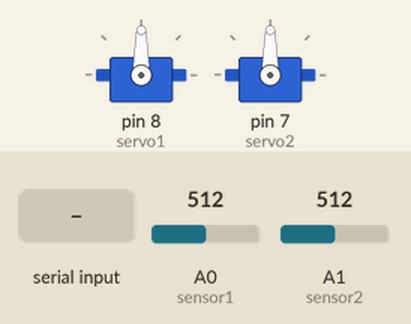
Simulated run of this sketch. Board: Arduino Uno, built with avr-gcc and run on an emulated ATmega328P. Parts: 2 × servo. The inputs (shaded band) are chosen by the test bench; at power-on: A0 (sensor1) = 512, A1 (sensor2) = 512. What the sketch prints to the serial monitor is not drawn.

Above: at 1.2 s.
1.3 s: "w" received over Serial
At 2.0 s:
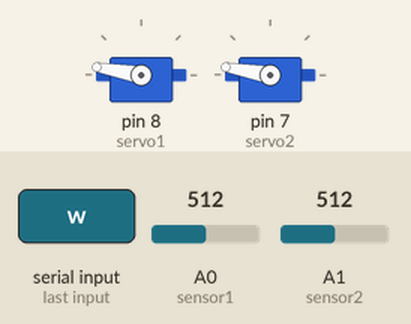
2.8 s: "s" received over Serial
At 4.0 s:
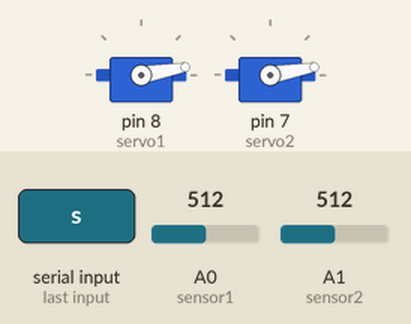
4.3 s: "a" received over Serial
At 4.9 s:
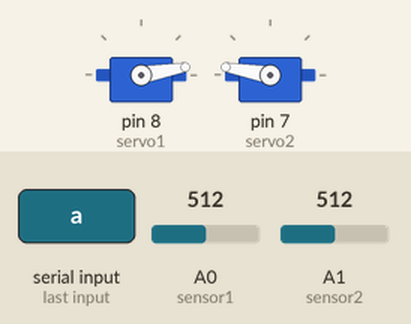
5.9 s: "x" received over Serial
At 6.9 s:
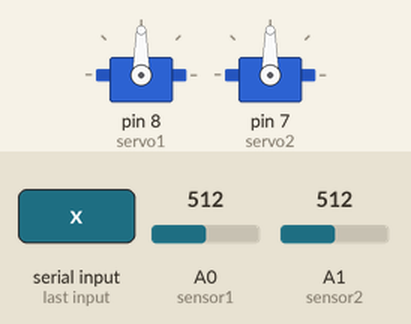
7.4 s: "d" received over Serial
At 7.8 s:
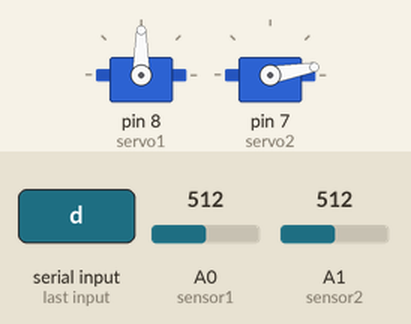
9.0 s: "z" received over Serial
At 9.9 s:
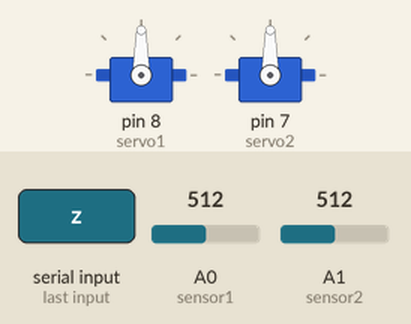
Timing chart, 0 to 12.0 s (numbered marks = the images above; inputs shaded):
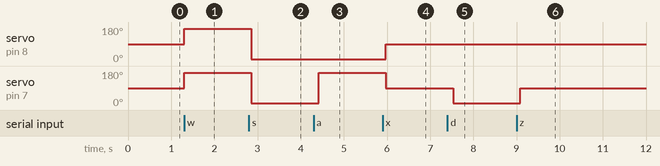

The sketch:

ManualServoControl_OrigamiRobot.ino
```cpp
// This code is for manually controlling the servos of the robot and will give current sensor values
// The main commands are "s" to decompress the robot, "w" to compress the robot, and "x" to stop movement
// The other commands were changed often so can be adjusted to do more specific operations

#include <Servo.h>

Servo servo1;
Servo servo2;

int angle1 = 90; // Start at 90 degrees for servo 1
int angle2 = 90; // Start at 90 degrees for servo 2

float average1 = 0;
float average2 = 0;
#define sensor1 0
#define sensor2 1

const int minAngle = 10; // Minimum angle
const int maxAngle = 170; // Maximum angle
const float servoPowerPercentage = 1; // Servo power percentage (20%)

void setup() {
  servo1.attach(8); // Attach servo 1 to pin 8
  servo2.attach(7); // Attach servo 2 to pin 7

  servo1.write(angle1); // Set initial angle for servo 1
  servo2.write(angle2); // Set initial angle for servo 2

  Serial.begin(9600); // Initialize serial communication
}

void loop() {

  for (int i = 1; i <= 20; i++) {
      average1 = average1 + analogRead(sensor1);
      average2 = average2 + analogRead(sensor2);
  }
  average1 = average1/20;
  average2 = average2/20;

  float out1 = (1/70)*average1 - (51.5/7); // Trying to get current value out in amps from analog values
  float out2 = (1/70)*average2 - (51.5/7);

  Serial.print(average1);
  Serial.print(" ");
  Serial.print(average2);
  Serial.println();

  average1 = 0;
  average2 = 0;
  delay(50);

  if (Serial.available() > 0) { // If data is available to read
    char inputChar = Serial.read();  // Read the incoming byte

    if (inputChar == 'w') {     // Should compress robot
      angle1 = 90 + int((maxAngle - 90) * servoPowerPercentage);
      angle2 = 90 + int((maxAngle - 90) * servoPowerPercentage);
    } else if (inputChar == 's') { // Should decompress robot
      angle1 = 90 - int((90 - minAngle) * servoPowerPercentage);
      angle2 = 90 - int((90 - minAngle) * servoPowerPercentage);
    } else if (inputChar == 'x') { // Stop motion robot
      angle1 = 90;
      angle2 = 90;
    } else if (inputChar == 'a') {
      angle2 = 90 + int((maxAngle - 90) * servoPowerPercentage);
    } else if (inputChar == 'd') {
      angle2 = 90 - int((90 - minAngle) * servoPowerPercentage);
    } else if (inputChar == 'z') {
      angle2 = 90;
      angle1 = 90;
    }
    servo1.write(angle1); // Write the new angle to servo 1
    servo2.write(angle2); // Write the new angle to servo 2
  }

  delay(100); // Adjust delay as needed for responsiveness
}
```

Measured:
- after the input at 1.3 s, servo on pin 8 (servo1), servo on pin 7 (servo2): 90° → 170° at once
- after the input at 2.8 s, servo on pin 8 (servo1), servo on pin 7 (servo2): 170° → 10° after 0.06 s
- after the input at 4.3 s, servo on pin 7 (servo2): 10° → 170° after 0.12 s
- after the input at 5.9 s, servo on pin 8 (servo1): 10° → 90° after 0.07 s; servo on pin 7 (servo2): 170° → 90° after 0.07 s
- after the input at 7.4 s, servo on pin 7 (servo2): 90° → 10° after 0.13 s
- after the input at 9.0 s, servo on pin 7 (servo2): 10° → 90° after 0.09 s
